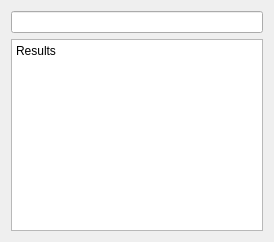
<?xml version="1.0" encoding="UTF-8"?>
<ui version="4.0">
 <class>RollBar</class>
 <widget class="QWidget" name="RollBar">
  <property name="geometry">
   <rect>
    <x>0</x>
    <y>0</y>
    <width>274</width>
    <height>238</height>
   </rect>
  </property>
  <property name="sizePolicy">
   <sizepolicy hsizetype="Maximum" vsizetype="MinimumExpanding">
    <horstretch>0</horstretch>
    <verstretch>0</verstretch>
   </sizepolicy>
  </property>
  <property name="windowTitle">
   <string>RollBar</string>
  </property>
  <layout class="QVBoxLayout" name="verticalLayout">
   <item>
    <widget class="QLineEdit" name="roller"/>
   </item>
   <item>
    <widget class="QPlainTextEdit" name="results">
     <property name="enabled">
      <bool>true</bool>
     </property>
     <property name="sizePolicy">
      <sizepolicy hsizetype="Expanding" vsizetype="MinimumExpanding">
       <horstretch>0</horstretch>
       <verstretch>0</verstretch>
      </sizepolicy>
     </property>
     <property name="focusPolicy">
      <enum>Qt::WheelFocus</enum>
     </property>
     <property name="acceptDrops">
      <bool>false</bool>
     </property>
     <property name="verticalScrollBarPolicy">
      <enum>Qt::ScrollBarAsNeeded</enum>
     </property>
     <property name="undoRedoEnabled">
      <bool>false</bool>
     </property>
     <property name="readOnly">
      <bool>true</bool>
     </property>
     <property name="plainText">
      <string>Results</string>
     </property>
     <property name="textInteractionFlags">
      <set>Qt::NoTextInteraction</set>
     </property>
    </widget>
   </item>
  </layout>
 </widget>
 <resources/>
 <connections/>
</ui>
